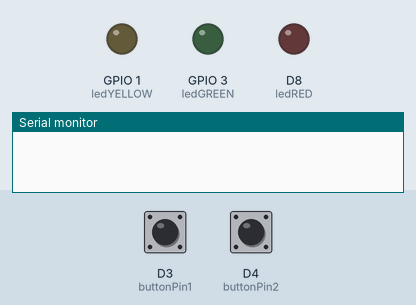
This sketch was run on a simulated ESP8266 (NodeMCU). On the bench: output pins drawn as LEDs (lit = HIGH), the last lines printed to the serial monitor. Inputs (shaded band) come from the test bench; at power-on: D3 (buttonPin1) LOW, D4 (buttonPin2) LOW.

Above: at 1.2 s.
1.3 s: D3 (buttonPin1) pulled HIGH for 0.15 s
At 1.37 s:
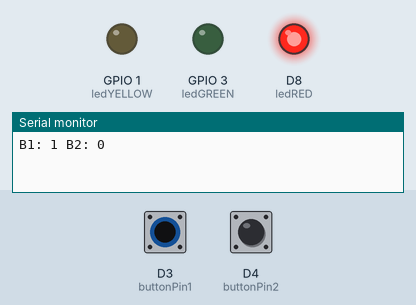
2.9 s: D4 (buttonPin2) pulled HIGH for 0.15 s
At 2.97 s:
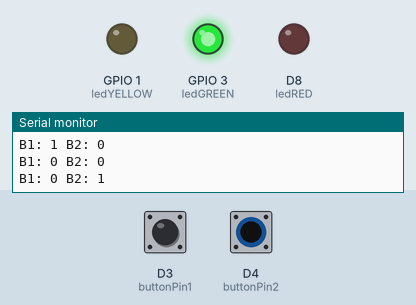
4.5 s: D4 (buttonPin2) pulled HIGH for 3.2 s
At 8.6 s:
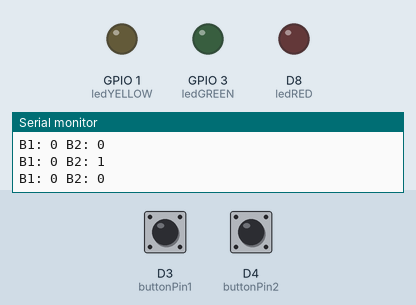
9.2 s: D3 (buttonPin1) pulled HIGH for 3.2 s
At 9.8 s:
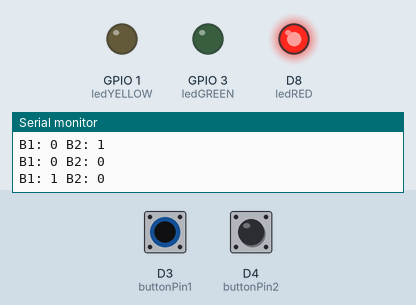
13.9 s: D3 (buttonPin1) driven HIGH and D4 (buttonPin2) driven HIGH
At 14.6 s:
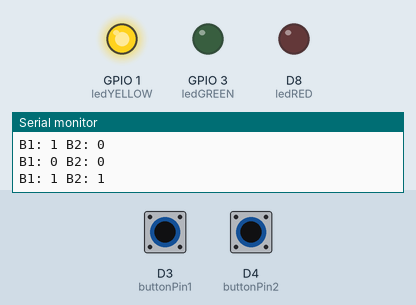
Timing chart, 0 to 16.4 s (numbered marks = the images above; inputs shaded):
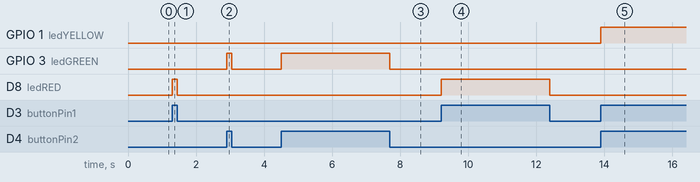

Measured:
- after the input at 1.3 s, D8 (ledRED): LOW → HIGH at once, → LOW 0.15 s later
- after the input at 2.9 s, GPIO 3 (ledGREEN): LOW → HIGH at once, → LOW 0.15 s later
- after the input at 4.5 s, GPIO 3 (ledGREEN): LOW → HIGH at once, → LOW 3.2 s later
- after the input at 9.2 s, D8 (ledRED): LOW → HIGH at once, → LOW 3.2 s later
- after the input at 13.9 s, GPIO 1 (ledYELLOW): LOW → HIGH at once

The sketch:

01_GPIO_Interrupts.ino
```cpp
// constants used here to set pin numbers:
const int buttonPin1 = D3;
const int buttonPin2 = D4;
const int ledRED = D8;
const int ledGREEN = D9;
const int ledYELLOW = D10;

 // no longer need initial button state - global variables
// int buttonState1 = 0;
//int buttonState2 = 0;

//volatile to precent compiler optimization/caching
volatile bool buttonChanged = false;

//ISR updates buttonChanged to true when it is called. set flag.
void IRAM_ATTR handleButtonChange() {
  buttonChanged = true;
}

void setup() {

  Serial.begin(115200); // serial communication for debugging

  // initialize LED pins as an output:
  pinMode(ledRED, OUTPUT);
  pinMode(ledGREEN, OUTPUT);
  pinMode(ledYELLOW, OUTPUT);
  // initialize pushbutton pins as an input:
  pinMode(buttonPin1, INPUT);
  pinMode(buttonPin2, INPUT);

// attach interrupts to hardware
    attachInterrupt(digitalPinToInterrupt(buttonPin1), handleButtonChange, CHANGE);
  attachInterrupt(digitalPinToInterrupt(buttonPin2), handleButtonChange, CHANGE);
}

/*
Observation: loop() is still continously running, but instead of continuously reading GPIO hardware,
loop() continously checks software flag.
*/
void loop() {
  // we no longer need to continuously read pin in loop
 // buttonState1 = digitalRead(buttonPin1);
  //buttonState2 = digitalRead(buttonPin2);
  if (buttonChanged) {
    buttonChanged = false;

//only read pins if buttonChanged
    int button1 = digitalRead(buttonPin1);
    int button2 = digitalRead(buttonPin2);

/*
Observation: bounce - multiple "presses" observed in serial monitor when the button is only
pressed once. This happens sporadically.
*/
    Serial.print("B1: ");
    Serial.print(button1);
    Serial.print(" B2: ");
    Serial.println(button2);

    digitalWrite(ledRED, LOW);
    digitalWrite(ledGREEN, LOW);
    digitalWrite(ledYELLOW, LOW);

    if (button1 == HIGH && button2 == HIGH) {
      digitalWrite(ledYELLOW, HIGH);
    }
    else if (button1 == HIGH) {
      digitalWrite(ledRED, HIGH);
    }
    else if (button2 == HIGH) {
      digitalWrite(ledGREEN, HIGH);
    }
  }
}
```
